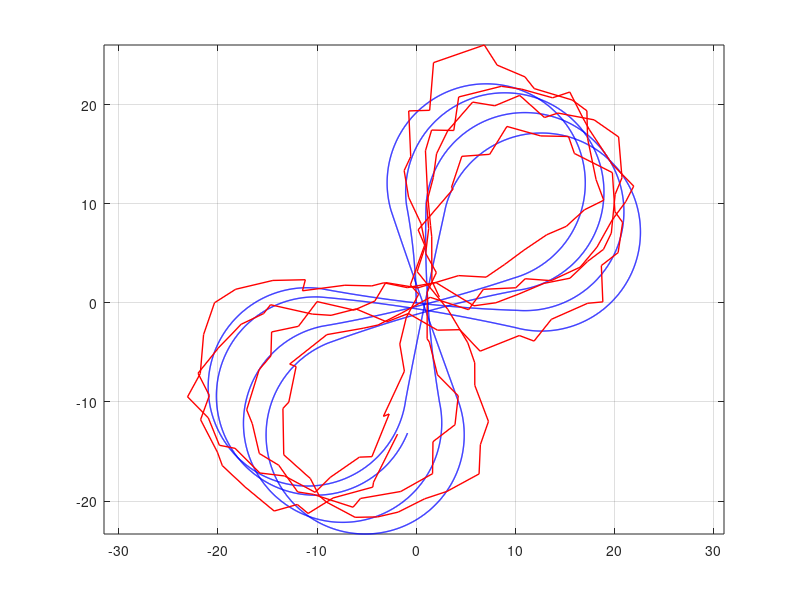
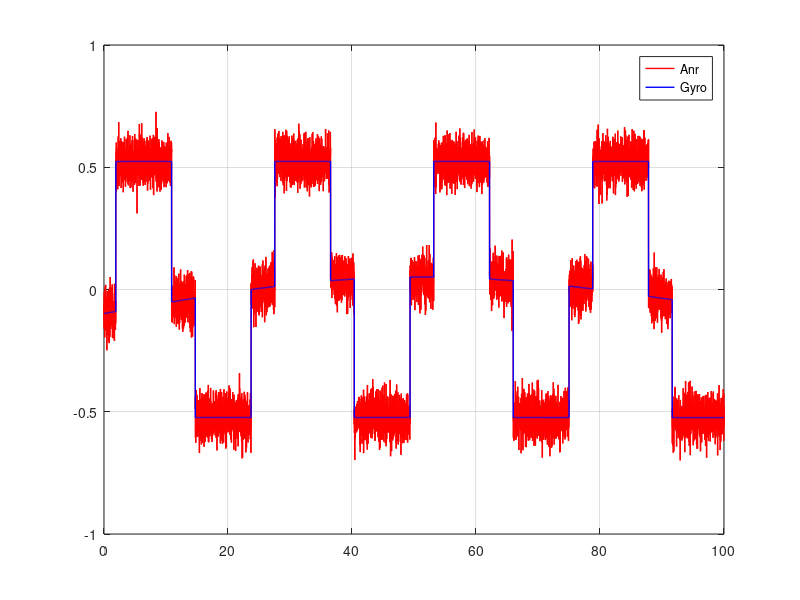
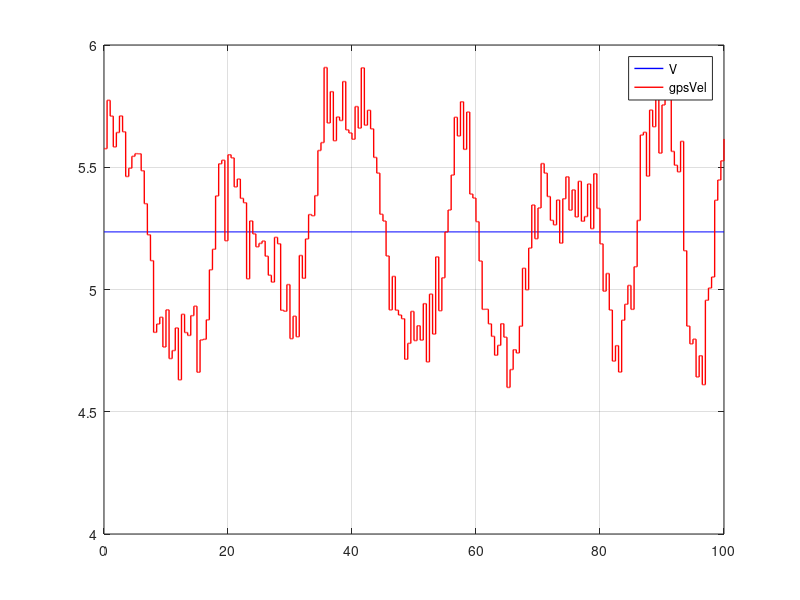
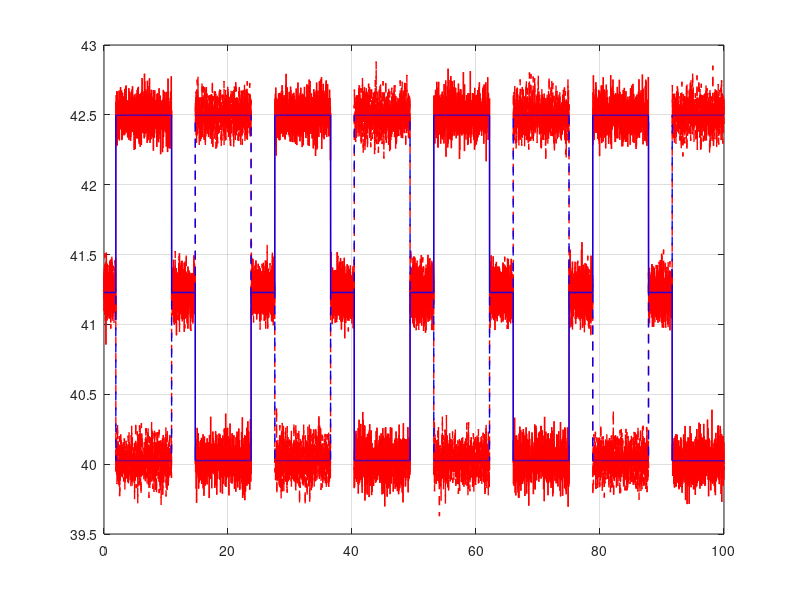

The MATLAB script that drew these images, in order:
close all
clear
lf = 0.4;
lr = 0.4;
lw = 0.6;
a = 0.05; % nkr wheel scaling for drawing purpose
rw = 0.254/2;
dt = 0.01;
simTime = 100;
nSim = simTime / dt;


%% Arrays init
Time = zeros(nSim, 1);
% NKR params
V = zeros(nSim, 1);
Anr = zeros(nSim, 1);
Heading = zeros(nSim, 1);
X = zeros(nSim, 1);
Y = zeros(nSim, 1);
w = zeros(nSim, 4);
gamma = zeros(nSim, 2);
Betta = zeros(nSim, 4);
% Measurements
odo_w = zeros(nSim, 4);
gps_pos = zeros(nSim, 2);
gps_vel = zeros(nSim, 2);
gyro_anr = zeros(nSim, 1);
odo_gamma = zeros(nSim, 1);
Kappa = zeros(nSim, 1);

odo_coords = zeros(nSim, 3);
% store navigation solution

V1 = zeros(nSim, 1);
V2 = zeros(nSim, 1);
V3 = zeros(nSim, 1);
V4 = zeros(nSim, 1);

trajPhase = 1;
trajConst = 1.91;
trajTimer = 1.91;

odoX = 0;
odoY = 0;
odoHeading = 0;


%% Measurement errors parameters
odometer_error = 0.0; % percent (max error)
odometer_noise = 0.1; % rad/sec
gps_pos_error = 2.0; % meters (max error)
gps_pos_noise = 0.75; % meters
gps_vel_error = 0.4; % m/s (max error)
gps_vel_noise = 0.1; % m/s
gyro_bias = 0;%normrnd(0, 0.1); % rad/s
gyro_noise = 3*pi/180; % rad/s
odo_gamma_noise = 0.010; % rad

%% Slipping parameters
slipping_period1 = 30;
slipping_period2 = 55;
slipping_amp1 = 0.02;
slipping_amp2 = -0.03;


%% Main cycle
for i = 1:nSim
    Time(i) = i * dt;
    V(i) = 5.236; % constant velocity
    %% Motion setup
    if Time(i) >= trajTimer
        trajPhase = trajPhase + 1;
        if rem(trajPhase, 2) == 0
            trajTimer = trajTimer + 9; % 9 seconds for rotation arc
        else
            trajTimer = trajTimer + 2*trajConst; % 3.82 seconds for straight line
        end
    end
    gamma_mean = 0;
    
    % slipping angles
    Betta(i,1) = slipping_amp1 * sin(Time(i)/slipping_period1);
    Betta(i,2) = slipping_amp2 * cos(Time(i)/slipping_period2);
    Betta(i,3) = slipping_amp2 * sin(Time(i)/slipping_period1);
    Betta(i,4) = slipping_amp1 * sin(Time(i)/slipping_period2);
    
    if rem(trajPhase, 2) ~= 0 % odd phase
        Anr(i) = 0;
        gamma(i,:) = [0, 0];
    else                        % even phase
        if rem(trajPhase, 4) == 2
%             Anr(i) = pi/6; % turn right on every 2nd phase
            % gamma_mean + (betta1 + betta2)/2 = atan(tanval)
            % tanval - tan((betta3 + betta4)/2) = tan(0.0799)
            % tanval = tan(gamma_mean + (betta1 + betta2)/2)
            tanval =  tan(0.0799) + tan((Betta(i,3) + Betta(i,4)) / 2);
            gamma_mean = atan(tanval) - (Betta(i,1) + Betta(i,2)) / 2;
%             gamma_mean = 0.0799 ;% will be equal to 0.5236 rad/s
            gamma(i,1) = gamma_mean - gamma_mean^2*lw/(lf+lr);
            gamma(i,2) = gamma_mean + gamma_mean^2*lw/(lf+lr);
        else
%             Anr(i) = -pi/6; % turn left on every 4th phase
            %gamma_mean = -0.0799; % will be equal to -0.5236 rad/s
            tanval =  tan(-0.0799) + tan((Betta(i,3) + Betta(i,4)) / 2);
            gamma_mean = atan(tanval) - (Betta(i,1) + Betta(i,2)) / 2;
            gamma(i,1) = gamma_mean - gamma_mean^2*lw/(lf+lr);
            gamma(i,2) = gamma_mean + gamma_mean^2*lw/(lf+lr);
        end
    end
    %% Wheels kinematics
    % Linear speed of each wheel
    V1(i) = V(i); V2(i) = V(i); V3(i) = V(i); V4(i) = V(i);
    A1 = 0; A2 = 0; A3 = 0; A4 = 0;
    

    Vxb = 0.25 * ( V(i)*cos(gamma(i,1) + Betta(i,1)) + V(i)*cos(gamma(i,2) + Betta(i,2)) + V(i)*cos(Betta(i,3)) + V(i)*cos(Betta(i,4)));
    Vyb = 0.25 * ( V(i)*sin(gamma(i,1) + Betta(i,1)) + V(i)*sin(gamma(i,2) + Betta(i,2)) + V(i)*sin(Betta(i,3)) + V(i)*sin(Betta(i,4)));
    B = atan(Vyb/Vxb);
    Anr(i) = V(i)*cos(B)*(tan(gamma_mean + 0.5*Betta(i,1) + 0.5*Betta(i,2)) - tan(0.5*Betta(i,3) + 0.5*Betta(i,4))) / (lf + lr);
    Rc = abs(V(i) / Anr(i));
    Kappa(i) = B;
    
    % If robot is turning - they differ
    if rem(trajPhase, 2) == 0
        V1(i) = abs(Anr(i)) * sqrt(lf^2 + ( Rc + lw/2 * sign(Anr(i)))^2);
        V2(i) = abs(Anr(i)) * sqrt(lf^2 + ( Rc - lw/2 * sign(Anr(i)))^2);
        V3(i) = abs(Anr(i)) * sqrt(lr^2 + ( Rc + lw/2 * sign(Anr(i)))^2);
        V4(i) = abs(Anr(i)) * sqrt(lr^2 + ( Rc - lw/2 * sign(Anr(i)))^2);
    end
    w(i,:) = [V1(i)/rw V2(i)/rw V3(i)/rw V4(i)/rw];

    %% True model parameters
    if i == 1
        X(i) = 0;
        Y(i) = 0;
        Heading(i) = 0;
    else
        Heading(i) = Heading(i-1) + Anr(i)*dt;
        X(i) = X(i-1) + V(i)*cos(Heading(i) + B)*dt;
        Y(i) = Y(i-1) + V(i)*sin(Heading(i) + B)*dt;
    end  

    %% Measurements model
    % Odometer errors
    odo_error1 = odometer_error * sin(Time(i)/25);
    odo_error2 = odometer_error * sin(Time(i)/18);
    odo_error3 = odometer_error * sin(Time(i)/11);
    odo_error4 = odometer_error * sin(Time(i)/8);
    odo_w(i,:) = [w(i,1) * (1 + odo_error1) + normrnd(0, odometer_noise),...
        w(i,2) * (1 + odo_error2) + normrnd(0, odometer_noise),...
        w(i,3) * (1 + odo_error3) + normrnd(0, odometer_noise),...
        w(i,4) * (1 + odo_error4) + normrnd(0, odometer_noise)];
    odo_gamma(i) = gamma_mean + normrnd(0, odo_gamma_noise);
%     odo_gamma(i) = gamma_error - gamma_error^2*lw/(lf+lr);
%     odo_gamma(i,2) = gamma_error + gamma_error^2*lw/(lf+lr);
    % GPS position errors
    % TODO: receiver dislocation
    if rem(i, 50) == 0 || i == 1
        gps_pos_errorX = gps_pos_error * sin(Time(i)/25);
        gps_pos_errorY = gps_pos_error * cos(Time(i)/35);
        gps_pos(i,:) = [X(i) + gps_pos_errorX + normrnd(0, gps_pos_noise),...
        Y(i) + gps_pos_errorY + normrnd(0, gps_pos_noise)];
        % GPS velocity errors
        gps_vel_errorX = gps_vel_error * cos(Time(i)/15);
        gps_vel_errorY = gps_vel_error * sin(Time(i)/8);
        gps_vel(i,:) = [V(i)*cos(Heading(i)) + gps_vel_errorX + normrnd(0, gps_vel_noise),...
        V(i)*sin(Heading(i)) + gps_vel_errorY + normrnd(0, gps_vel_noise)];
    else
        gps_pos(i,:) = gps_pos(i-1,:);
        gps_vel(i,:) = gps_vel(i-1,:);
    end
    % Gyroscope errors
    gyro_anr(i) = Anr(i) + gyro_bias + normrnd(0, gyro_noise);
    %% Baseline model

end



figure('Name', 'Robot trajectory');
plot(Y,X, 'b', 'LineWidth', 1.0)
axis equal
grid on
hold on
plot(gps_pos(:,2), gps_pos(:,1), 'r', 'LineWidth', 1.0)

figure('Name', 'Robot rotation velocity');
plot(Time, gyro_anr, 'r', 'LineWidth', 1.0)
grid on
hold on

plot(Time, Anr, 'b', 'LineWidth', 1.0)
legend Anr Gyro

figure('Name', 'Robot velocity');
plot(Time, V, 'b', 'LineWidth', 1.0)
grid on
hold on
plot(Time, sqrt(gps_vel(:,1).^2 + gps_vel(:,2).^2), 'r', 'LineWidth', 1.0)
legend V gpsVel

figure('Name', 'Encoder readings');
plot(Time, odo_w(:,1), 'r', 'LineWidth', 1.0)
grid on
hold on
plot(Time, odo_w(:,2), '--r', 'LineWidth', 1.0)
plot(Time, w(:,2), '--b', 'LineWidth', 1.0)
plot(Time, w(:,1), 'b', 'LineWidth', 1.0)
% legend omega1 omega2 odo1

figure('Name', 'Encoder readings');
plot(Time, odo_w(:,3), 'r', 'LineWidth', 1.0)
grid on
hold on
plot(Time, odo_w(:,4), '--r', 'LineWidth', 1.0)
plot(Time, w(:,4), '--b', 'LineWidth', 1.0)
plot(Time, w(:,3), 'b', 'LineWidth', 1.0)
% legend omega1 omega2 odo1

figure('Name', 'Gamma readings');

plot(Time, odo_gamma, 'r', 'LineWidth', 1.0)
grid on
hold on
plot(Time, gamma(:,2), '--b', 'LineWidth', 1.0)
plot(Time, gamma(:,1), 'b', 'LineWidth', 1.0)
% plot(Time, odo_gamma(:,2), '--r', 'LineWidth', 1.0)
legend gamma1 gamma2 odo

clearvars -except Kappa odo_gamma Time odo_w gps_vel gps_pos gyro_anr X Y Heading Betta V Anr w gamma
